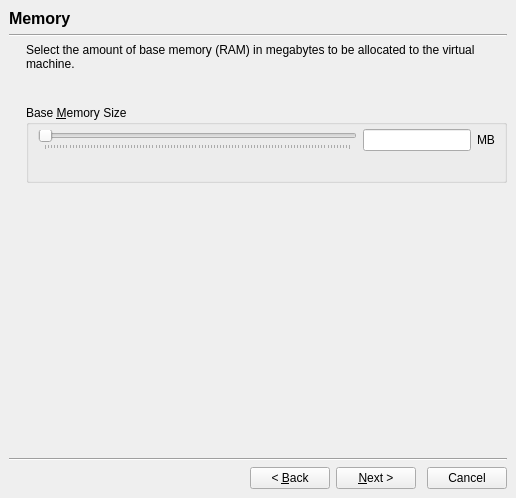
<?xml version="1.0" encoding="UTF-8"?>
<ui version="4.0">
 <comment>
 VBox frontends: Qt4 GUI (&quot;VirtualBox&quot;):

     Copyright (C) 2008 Sun Microsystems, Inc.

     This file is part of VirtualBox Open Source Edition (OSE), as
     available from http://www.virtualbox.org. This file is free software;
     you can redistribute it and/or modify it under the terms of the GNU
     General Public License (GPL) as published by the Free Software
     Foundation, in version 2 as it comes in the "COPYING" file of the
     VirtualBox OSE distribution. VirtualBox OSE is distributed in the
     hope that it will be useful, but WITHOUT ANY WARRANTY of any kind.

     Please contact Sun Microsystems, Inc., 4150 Network Circle, Santa
     Clara, CA 95054 USA or visit http://www.sun.com if you need
     additional information or have any questions.
 </comment>
 <class>VBoxNewVMWzd</class>
 <widget class="QDialog" name="VBoxNewVMWzd">
  <property name="geometry">
   <rect>
    <x>0</x>
    <y>0</y>
    <width>516</width>
    <height>498</height>
   </rect>
  </property>
  <property name="windowTitle">
   <string>Create New Virtual Machine</string>
  </property>
  <layout class="QVBoxLayout">
   <property name="margin">
    <number>0</number>
   </property>
   <item>
    <widget class="QStackedWidget" name="mPageStack">
     <property name="currentIndex">
      <number>2</number>
     </property>
     <widget class="QWidget" name="mPageWelcome">
      <layout class="QVBoxLayout">
       <item>
        <widget class="QLabel" name="mPageWelcomeHdr">
         <property name="font">
          <font>
           <family>Arial</family>
           <pointsize>12</pointsize>
           <weight>75</weight>
           <bold>true</bold>
          </font>
         </property>
         <property name="text">
          <string>Welcome to the New Virtual Machine Wizard!</string>
         </property>
        </widget>
       </item>
       <item>
        <widget class="Line" name="line11">
         <property name="orientation">
          <enum>Qt::Horizontal</enum>
         </property>
        </widget>
       </item>
       <item>
        <layout class="QHBoxLayout">
         <property name="spacing">
          <number>10</number>
         </property>
         <item>
          <widget class="QLabel" name="mLogoWelcome">
           <property name="sizePolicy">
            <sizepolicy hsizetype="Maximum" vsizetype="Minimum">
             <horstretch>0</horstretch>
             <verstretch>0</verstretch>
            </sizepolicy>
           </property>
           <property name="autoFillBackground">
            <bool>true</bool>
           </property>
           <property name="text">
            <string/>
           </property>
           <property name="pixmap">
            <pixmap resource="../VirtualBox1.qrc">:/vmw_new_welcome.png</pixmap>
           </property>
           <property name="alignment">
            <set>Qt::AlignLeading|Qt::AlignLeft|Qt::AlignTop</set>
           </property>
          </widget>
         </item>
         <item>
          <layout class="QVBoxLayout">
           <property name="spacing">
            <number>10</number>
           </property>
           <item>
            <widget class="QILabel" name="mTextWelcome">
             <property name="sizePolicy">
              <sizepolicy hsizetype="Minimum" vsizetype="Minimum">
               <horstretch>0</horstretch>
               <verstretch>0</verstretch>
              </sizepolicy>
             </property>
             <property name="minimumSize">
              <size>
               <width>300</width>
               <height>0</height>
              </size>
             </property>
             <property name="text">
              <string>&lt;p&gt;This wizard will guide you through the steps that are necessary to create a new virtual machine for VirtualBox.&lt;/p&gt;&lt;p&gt;Use the &lt;b&gt;Next&lt;/b&gt; button to go the next page of the wizard and the &lt;b&gt;Back&lt;/b&gt; button to return to the previous page.&lt;/p&gt;</string>
             </property>
             <property name="wordWrap">
              <bool>true</bool>
             </property>
            </widget>
           </item>
           <item>
            <spacer>
             <property name="orientation">
              <enum>Qt::Vertical</enum>
             </property>
             <property name="sizeHint" stdset="0">
              <size>
               <width>0</width>
               <height>0</height>
              </size>
             </property>
            </spacer>
           </item>
          </layout>
         </item>
        </layout>
       </item>
       <item>
        <widget class="Line" name="line12">
         <property name="orientation">
          <enum>Qt::Horizontal</enum>
         </property>
        </widget>
       </item>
       <item>
        <layout class="QHBoxLayout">
         <item>
          <spacer>
           <property name="orientation">
            <enum>Qt::Horizontal</enum>
           </property>
           <property name="sizeHint" stdset="0">
            <size>
             <width>0</width>
             <height>0</height>
            </size>
           </property>
          </spacer>
         </item>
         <item>
          <widget class="QPushButton" name="mBtnBack1">
           <property name="enabled">
            <bool>false</bool>
           </property>
           <property name="text">
            <string>&lt; &amp;Back</string>
           </property>
          </widget>
         </item>
         <item>
          <widget class="QPushButton" name="mBtnNext1">
           <property name="text">
            <string>&amp;Next &gt;</string>
           </property>
          </widget>
         </item>
         <item>
          <spacer>
           <property name="orientation">
            <enum>Qt::Horizontal</enum>
           </property>
           <property name="sizeType">
            <enum>QSizePolicy::Fixed</enum>
           </property>
           <property name="sizeHint" stdset="0">
            <size>
             <width>5</width>
             <height>0</height>
            </size>
           </property>
          </spacer>
         </item>
         <item>
          <widget class="QPushButton" name="mBtnCancel1">
           <property name="text">
            <string>Cancel</string>
           </property>
          </widget>
         </item>
        </layout>
       </item>
      </layout>
     </widget>
     <widget class="QWidget" name="mPageNameAndOS">
      <layout class="QVBoxLayout">
       <item>
        <widget class="QLabel" name="mPageNameAndOSHdr">
         <property name="font">
          <font>
           <family>Arial</family>
           <pointsize>12</pointsize>
           <weight>75</weight>
           <bold>true</bold>
          </font>
         </property>
         <property name="text">
          <string>VM Name and OS Type</string>
         </property>
        </widget>
       </item>
       <item>
        <widget class="Line" name="line21">
         <property name="orientation">
          <enum>Qt::Horizontal</enum>
         </property>
        </widget>
       </item>
       <item>
        <layout class="QHBoxLayout">
         <property name="spacing">
          <number>10</number>
         </property>
         <item>
          <widget class="QLabel" name="mLogoNameAndOS">
           <property name="sizePolicy">
            <sizepolicy hsizetype="Maximum" vsizetype="Minimum">
             <horstretch>0</horstretch>
             <verstretch>0</verstretch>
            </sizepolicy>
           </property>
           <property name="autoFillBackground">
            <bool>true</bool>
           </property>
           <property name="text">
            <string/>
           </property>
           <property name="pixmap">
            <pixmap resource="../VirtualBox1.qrc">:/vmw_new_welcome.png</pixmap>
           </property>
           <property name="alignment">
            <set>Qt::AlignLeading|Qt::AlignLeft|Qt::AlignTop</set>
           </property>
          </widget>
         </item>
         <item>
          <layout class="QVBoxLayout">
           <property name="spacing">
            <number>10</number>
           </property>
           <item>
            <widget class="QILabel" name="mTextNameAndOS">
             <property name="sizePolicy">
              <sizepolicy hsizetype="Minimum" vsizetype="Minimum">
               <horstretch>0</horstretch>
               <verstretch>0</verstretch>
              </sizepolicy>
             </property>
             <property name="minimumSize">
              <size>
               <width>300</width>
               <height>0</height>
              </size>
             </property>
             <property name="text">
              <string>&lt;p&gt;Enter a name for the new virtual machine and select the type of the guest operating system you plan to install onto the virtual machine.&lt;/p&gt;&lt;p&gt;The name of the virtual machine usually indicates its software and hardware configuration. It will be used by all VirtualBox components to identify your virtual machine.&lt;/p&gt;</string>
             </property>
             <property name="wordWrap">
              <bool>true</bool>
             </property>
            </widget>
           </item>
           <item>
            <widget class="QGroupBox" name="gbName">
             <property name="sizePolicy">
              <sizepolicy hsizetype="Expanding" vsizetype="Fixed">
               <horstretch>0</horstretch>
               <verstretch>0</verstretch>
              </sizepolicy>
             </property>
             <property name="title">
              <string>N&amp;ame</string>
             </property>
             <layout class="QHBoxLayout">
              <property name="spacing">
               <number>0</number>
              </property>
              <property name="leftMargin">
               <number>9</number>
              </property>
              <property name="topMargin">
               <number>4</number>
              </property>
              <property name="rightMargin">
               <number>9</number>
              </property>
              <property name="bottomMargin">
               <number>9</number>
              </property>
              <item>
               <widget class="QLineEdit" name="mLeName"/>
              </item>
             </layout>
            </widget>
           </item>
           <item>
            <widget class="QGroupBox" name="gbOSType">
             <property name="sizePolicy">
              <sizepolicy hsizetype="Expanding" vsizetype="Fixed">
               <horstretch>0</horstretch>
               <verstretch>0</verstretch>
              </sizepolicy>
             </property>
             <property name="title">
              <string>OS &amp;Type</string>
             </property>
             <layout class="QHBoxLayout">
              <property name="topMargin">
               <number>4</number>
              </property>
              <item>
               <widget class="VBoxOSTypeSelectorWidget" name="mOSTypeSelector" native="true"/>
              </item>
             </layout>
            </widget>
           </item>
           <item>
            <spacer>
             <property name="orientation">
              <enum>Qt::Vertical</enum>
             </property>
             <property name="sizeHint" stdset="0">
              <size>
               <width>0</width>
               <height>0</height>
              </size>
             </property>
            </spacer>
           </item>
          </layout>
         </item>
        </layout>
       </item>
       <item>
        <widget class="Line" name="line22">
         <property name="orientation">
          <enum>Qt::Horizontal</enum>
         </property>
        </widget>
       </item>
       <item>
        <layout class="QHBoxLayout">
         <item>
          <spacer>
           <property name="orientation">
            <enum>Qt::Horizontal</enum>
           </property>
           <property name="sizeHint" stdset="0">
            <size>
             <width>0</width>
             <height>0</height>
            </size>
           </property>
          </spacer>
         </item>
         <item>
          <widget class="QPushButton" name="mBtnBack2">
           <property name="text">
            <string>&lt; &amp;Back</string>
           </property>
          </widget>
         </item>
         <item>
          <widget class="QPushButton" name="mBtnNext2">
           <property name="text">
            <string>&amp;Next &gt;</string>
           </property>
          </widget>
         </item>
         <item>
          <spacer>
           <property name="orientation">
            <enum>Qt::Horizontal</enum>
           </property>
           <property name="sizeType">
            <enum>QSizePolicy::Fixed</enum>
           </property>
           <property name="sizeHint" stdset="0">
            <size>
             <width>5</width>
             <height>0</height>
            </size>
           </property>
          </spacer>
         </item>
         <item>
          <widget class="QPushButton" name="mBtnCancel2">
           <property name="text">
            <string>Cancel</string>
           </property>
          </widget>
         </item>
        </layout>
       </item>
      </layout>
     </widget>
     <widget class="QWidget" name="mPageMemory">
      <layout class="QVBoxLayout">
       <item>
        <widget class="QLabel" name="mPageMemoryHdr">
         <property name="font">
          <font>
           <family>Arial</family>
           <pointsize>12</pointsize>
           <weight>75</weight>
           <bold>true</bold>
          </font>
         </property>
         <property name="text">
          <string>Memory</string>
         </property>
        </widget>
       </item>
       <item>
        <widget class="Line" name="line31">
         <property name="orientation">
          <enum>Qt::Horizontal</enum>
         </property>
        </widget>
       </item>
       <item>
        <layout class="QHBoxLayout">
         <property name="spacing">
          <number>10</number>
         </property>
         <item>
          <widget class="QLabel" name="mLogoMemory">
           <property name="sizePolicy">
            <sizepolicy hsizetype="Maximum" vsizetype="Minimum">
             <horstretch>0</horstretch>
             <verstretch>0</verstretch>
            </sizepolicy>
           </property>
           <property name="autoFillBackground">
            <bool>true</bool>
           </property>
           <property name="text">
            <string/>
           </property>
           <property name="pixmap">
            <pixmap resource="../VirtualBox1.qrc">:/vmw_new_welcome.png</pixmap>
           </property>
           <property name="alignment">
            <set>Qt::AlignLeading|Qt::AlignLeft|Qt::AlignTop</set>
           </property>
          </widget>
         </item>
         <item>
          <layout class="QVBoxLayout">
           <property name="spacing">
            <number>10</number>
           </property>
           <item>
            <widget class="QILabel" name="mTextMemory">
             <property name="sizePolicy">
              <sizepolicy hsizetype="Minimum" vsizetype="Minimum">
               <horstretch>0</horstretch>
               <verstretch>0</verstretch>
              </sizepolicy>
             </property>
             <property name="minimumSize">
              <size>
               <width>300</width>
               <height>0</height>
              </size>
             </property>
             <property name="text">
              <string>&lt;p&gt;Select the amount of base memory (RAM) in megabytes to be allocated to the virtual machine.&lt;/p&gt;</string>
             </property>
             <property name="wordWrap">
              <bool>true</bool>
             </property>
            </widget>
           </item>
           <item>
            <widget class="QILabel" name="mTextRAMBest">
             <property name="sizePolicy">
              <sizepolicy hsizetype="Minimum" vsizetype="Minimum">
               <horstretch>0</horstretch>
               <verstretch>0</verstretch>
              </sizepolicy>
             </property>
             <property name="minimumSize">
              <size>
               <width>300</width>
               <height>0</height>
              </size>
             </property>
             <property name="text">
              <string/>
             </property>
             <property name="wordWrap">
              <bool>true</bool>
             </property>
            </widget>
           </item>
           <item>
            <widget class="QGroupBox" name="gbMemory">
             <property name="sizePolicy">
              <sizepolicy hsizetype="Expanding" vsizetype="Fixed">
               <horstretch>0</horstretch>
               <verstretch>0</verstretch>
              </sizepolicy>
             </property>
             <property name="title">
              <string>Base &amp;Memory Size</string>
             </property>
             <layout class="QGridLayout">
              <property name="topMargin">
               <number>4</number>
              </property>
              <item row="0" column="0" colspan="3">
               <widget class="VBoxGuestRAMSlider" name="mSlRAM">
                <property name="sizePolicy">
                 <sizepolicy hsizetype="Expanding" vsizetype="Fixed">
                  <horstretch>0</horstretch>
                  <verstretch>0</verstretch>
                 </sizepolicy>
                </property>
                <property name="minimumSize">
                 <size>
                  <width>0</width>
                  <height>0</height>
                 </size>
                </property>
                <property name="orientation">
                 <enum>Qt::Horizontal</enum>
                </property>
                <property name="tickPosition">
                 <enum>QSlider::TicksBelow</enum>
                </property>
               </widget>
              </item>
              <item row="0" column="3">
               <widget class="QILineEdit" name="mLeRAM">
                <property name="sizePolicy">
                 <sizepolicy hsizetype="Preferred" vsizetype="Fixed">
                  <horstretch>0</horstretch>
                  <verstretch>0</verstretch>
                 </sizepolicy>
                </property>
               </widget>
              </item>
              <item row="0" column="4">
               <widget class="QLabel" name="txRAM">
                <property name="sizePolicy">
                 <sizepolicy hsizetype="Fixed" vsizetype="Fixed">
                  <horstretch>0</horstretch>
                  <verstretch>0</verstretch>
                 </sizepolicy>
                </property>
                <property name="text">
                 <string>MB</string>
                </property>
               </widget>
              </item>
              <item row="1" column="0">
               <widget class="QLabel" name="mTxRAMMin">
                <property name="sizePolicy">
                 <sizepolicy hsizetype="Minimum" vsizetype="Preferred">
                  <horstretch>0</horstretch>
                  <verstretch>0</verstretch>
                 </sizepolicy>
                </property>
                <property name="text">
                 <string/>
                </property>
                <property name="alignment">
                 <set>Qt::AlignLeading|Qt::AlignLeft|Qt::AlignTop</set>
                </property>
               </widget>
              </item>
              <item row="1" column="2">
               <widget class="QLabel" name="mTxRAMMax">
                <property name="sizePolicy">
                 <sizepolicy hsizetype="Minimum" vsizetype="Preferred">
                  <horstretch>0</horstretch>
                  <verstretch>0</verstretch>
                 </sizepolicy>
                </property>
                <property name="text">
                 <string/>
                </property>
                <property name="alignment">
                 <set>Qt::AlignRight|Qt::AlignTop|Qt::AlignTrailing</set>
                </property>
               </widget>
              </item>
              <item row="1" column="1">
               <spacer>
                <property name="orientation">
                 <enum>Qt::Horizontal</enum>
                </property>
                <property name="sizeHint" stdset="0">
                 <size>
                  <width>40</width>
                  <height>5</height>
                 </size>
                </property>
               </spacer>
              </item>
             </layout>
            </widget>
           </item>
           <item>
            <spacer>
             <property name="orientation">
              <enum>Qt::Vertical</enum>
             </property>
             <property name="sizeHint" stdset="0">
              <size>
               <width>0</width>
               <height>0</height>
              </size>
             </property>
            </spacer>
           </item>
          </layout>
         </item>
        </layout>
       </item>
       <item>
        <widget class="Line" name="line32">
         <property name="orientation">
          <enum>Qt::Horizontal</enum>
         </property>
        </widget>
       </item>
       <item>
        <layout class="QHBoxLayout">
         <item>
          <spacer>
           <property name="orientation">
            <enum>Qt::Horizontal</enum>
           </property>
           <property name="sizeHint" stdset="0">
            <size>
             <width>0</width>
             <height>0</height>
            </size>
           </property>
          </spacer>
         </item>
         <item>
          <widget class="QPushButton" name="mBtnBack3">
           <property name="text">
            <string>&lt; &amp;Back</string>
           </property>
          </widget>
         </item>
         <item>
          <widget class="QPushButton" name="mBtnNext3">
           <property name="text">
            <string>&amp;Next &gt;</string>
           </property>
          </widget>
         </item>
         <item>
          <spacer>
           <property name="orientation">
            <enum>Qt::Horizontal</enum>
           </property>
           <property name="sizeType">
            <enum>QSizePolicy::Fixed</enum>
           </property>
           <property name="sizeHint" stdset="0">
            <size>
             <width>5</width>
             <height>0</height>
            </size>
           </property>
          </spacer>
         </item>
         <item>
          <widget class="QPushButton" name="mBtnCancel3">
           <property name="text">
            <string>Cancel</string>
           </property>
          </widget>
         </item>
        </layout>
       </item>
      </layout>
     </widget>
     <widget class="QWidget" name="mPageHDD">
      <layout class="QVBoxLayout">
       <item>
        <widget class="QLabel" name="mPageHDDHdr">
         <property name="font">
          <font>
           <family>Arial</family>
           <pointsize>12</pointsize>
           <weight>75</weight>
           <bold>true</bold>
          </font>
         </property>
         <property name="text">
          <string>Virtual Hard Disk</string>
         </property>
        </widget>
       </item>
       <item>
        <widget class="Line" name="line41">
         <property name="orientation">
          <enum>Qt::Horizontal</enum>
         </property>
        </widget>
       </item>
       <item>
        <layout class="QHBoxLayout">
         <property name="spacing">
          <number>10</number>
         </property>
         <item>
          <widget class="QLabel" name="mLogoHDD">
           <property name="sizePolicy">
            <sizepolicy hsizetype="Maximum" vsizetype="Minimum">
             <horstretch>0</horstretch>
             <verstretch>0</verstretch>
            </sizepolicy>
           </property>
           <property name="autoFillBackground">
            <bool>true</bool>
           </property>
           <property name="text">
            <string/>
           </property>
           <property name="pixmap">
            <pixmap resource="../VirtualBox1.qrc">:/vmw_new_welcome.png</pixmap>
           </property>
           <property name="alignment">
            <set>Qt::AlignLeading|Qt::AlignLeft|Qt::AlignTop</set>
           </property>
          </widget>
         </item>
         <item>
          <layout class="QVBoxLayout">
           <property name="spacing">
            <number>10</number>
           </property>
           <item>
            <widget class="QILabel" name="mTextVDI">
             <property name="sizePolicy">
              <sizepolicy hsizetype="Minimum" vsizetype="Minimum">
               <horstretch>0</horstretch>
               <verstretch>0</verstretch>
              </sizepolicy>
             </property>
             <property name="minimumSize">
              <size>
               <width>300</width>
               <height>0</height>
              </size>
             </property>
             <property name="text">
              <string>&lt;p&gt;Select a hard disk image to be used as the boot hard disk of the virtual machine. You can either create a new hard disk using the &lt;b&gt;New&lt;/b&gt; button or select an existing hard disk image from the drop-down list or by pressing the &lt;b&gt;Existing&lt;/b&gt; button (to invoke the Virtual Media Manager dialog).&lt;/p&gt;&lt;p&gt;If you need a more complicated hard disk setup, you can also skip this step and attach hard disks later using the VM Settings dialog.&lt;/p&gt;</string>
             </property>
             <property name="wordWrap">
              <bool>true</bool>
             </property>
            </widget>
           </item>
           <item>
            <widget class="QILabel" name="mTextVDIBest">
             <property name="sizePolicy">
              <sizepolicy hsizetype="Minimum" vsizetype="Minimum">
               <horstretch>0</horstretch>
               <verstretch>0</verstretch>
              </sizepolicy>
             </property>
             <property name="minimumSize">
              <size>
               <width>300</width>
               <height>0</height>
              </size>
             </property>
             <property name="text">
              <string/>
             </property>
             <property name="wordWrap">
              <bool>true</bool>
             </property>
            </widget>
           </item>
           <item>
            <widget class="QGroupBox" name="mGbHDA">
             <property name="sizePolicy">
              <sizepolicy hsizetype="Expanding" vsizetype="Fixed">
               <horstretch>0</horstretch>
               <verstretch>0</verstretch>
              </sizepolicy>
             </property>
             <property name="title">
              <string>Boot Hard &amp;Disk (Primary Master)</string>
             </property>
             <property name="checkable">
              <bool>true</bool>
             </property>
             <layout class="QGridLayout">
              <item row="0" column="0" colspan="3">
               <widget class="QRadioButton" name="mNewVDIRadio">
                <property name="text">
                 <string>&amp;Create new hard disk</string>
                </property>
                <property name="checked">
                 <bool>true</bool>
                </property>
               </widget>
              </item>
              <item row="1" column="0" colspan="3">
               <widget class="QRadioButton" name="mExistRadio">
                <property name="text">
                 <string>&amp;Use existing hard disk</string>
                </property>
               </widget>
              </item>
              <item row="2" column="1">
               <widget class="VBoxMediaComboBox" name="mHDCombo">
                <property name="sizePolicy">
                 <sizepolicy hsizetype="Expanding" vsizetype="Fixed">
                  <horstretch>0</horstretch>
                  <verstretch>0</verstretch>
                 </sizepolicy>
                </property>
               </widget>
              </item>
              <item row="2" column="2">
               <widget class="QToolButton" name="mTbVmm">
                <property name="autoRaise">
                 <bool>true</bool>
                </property>
               </widget>
              </item>
             </layout>
            </widget>
           </item>
           <item>
            <spacer>
             <property name="orientation">
              <enum>Qt::Vertical</enum>
             </property>
             <property name="sizeHint" stdset="0">
              <size>
               <width>0</width>
               <height>0</height>
              </size>
             </property>
            </spacer>
           </item>
          </layout>
         </item>
        </layout>
       </item>
       <item>
        <widget class="Line" name="line42">
         <property name="orientation">
          <enum>Qt::Horizontal</enum>
         </property>
        </widget>
       </item>
       <item>
        <layout class="QHBoxLayout">
         <item>
          <spacer>
           <property name="orientation">
            <enum>Qt::Horizontal</enum>
           </property>
           <property name="sizeHint" stdset="0">
            <size>
             <width>0</width>
             <height>0</height>
            </size>
           </property>
          </spacer>
         </item>
         <item>
          <widget class="QPushButton" name="mBtnBack4">
           <property name="text">
            <string>&lt; &amp;Back</string>
           </property>
          </widget>
         </item>
         <item>
          <widget class="QPushButton" name="mBtnNext4">
           <property name="text">
            <string>&amp;Next &gt;</string>
           </property>
          </widget>
         </item>
         <item>
          <spacer>
           <property name="orientation">
            <enum>Qt::Horizontal</enum>
           </property>
           <property name="sizeType">
            <enum>QSizePolicy::Fixed</enum>
           </property>
           <property name="sizeHint" stdset="0">
            <size>
             <width>5</width>
             <height>0</height>
            </size>
           </property>
          </spacer>
         </item>
         <item>
          <widget class="QPushButton" name="mBtnCancel4">
           <property name="text">
            <string>Cancel</string>
           </property>
          </widget>
         </item>
        </layout>
       </item>
      </layout>
     </widget>
     <widget class="QWidget" name="mPageSummary">
      <layout class="QVBoxLayout">
       <item>
        <widget class="QLabel" name="mPageSummaryHdr">
         <property name="font">
          <font>
           <family>Arial</family>
           <pointsize>12</pointsize>
           <weight>75</weight>
           <bold>true</bold>
          </font>
         </property>
         <property name="text">
          <string>Summary</string>
         </property>
        </widget>
       </item>
       <item>
        <widget class="Line" name="line51">
         <property name="orientation">
          <enum>Qt::Horizontal</enum>
         </property>
        </widget>
       </item>
       <item>
        <layout class="QHBoxLayout">
         <property name="spacing">
          <number>10</number>
         </property>
         <item>
          <widget class="QLabel" name="mLogoSummary">
           <property name="sizePolicy">
            <sizepolicy hsizetype="Maximum" vsizetype="Minimum">
             <horstretch>0</horstretch>
             <verstretch>0</verstretch>
            </sizepolicy>
           </property>
           <property name="autoFillBackground">
            <bool>true</bool>
           </property>
           <property name="text">
            <string/>
           </property>
           <property name="pixmap">
            <pixmap resource="../VirtualBox1.qrc">:/vmw_new_welcome.png</pixmap>
           </property>
           <property name="alignment">
            <set>Qt::AlignLeading|Qt::AlignLeft|Qt::AlignTop</set>
           </property>
          </widget>
         </item>
         <item>
          <layout class="QVBoxLayout">
           <property name="spacing">
            <number>10</number>
           </property>
           <item>
            <widget class="QILabel" name="mTextSummaryHdr">
             <property name="sizePolicy">
              <sizepolicy hsizetype="Minimum" vsizetype="Minimum">
               <horstretch>0</horstretch>
               <verstretch>0</verstretch>
              </sizepolicy>
             </property>
             <property name="minimumSize">
              <size>
               <width>300</width>
               <height>0</height>
              </size>
             </property>
             <property name="text">
              <string>&lt;p&gt;You are going to create a new virtual machine with the following parameters:&lt;/p&gt;</string>
             </property>
             <property name="wordWrap">
              <bool>true</bool>
             </property>
            </widget>
           </item>
           <item>
            <widget class="QITextEdit" name="mTeSummary">
             <property name="sizePolicy">
              <sizepolicy hsizetype="Minimum" vsizetype="Minimum">
               <horstretch>0</horstretch>
               <verstretch>0</verstretch>
              </sizepolicy>
             </property>
             <property name="minimumSize">
              <size>
               <width>300</width>
               <height>0</height>
              </size>
             </property>
             <property name="frameShape">
              <enum>QFrame::NoFrame</enum>
             </property>
             <property name="autoFormatting">
              <set>QTextEdit::AutoAll</set>
             </property>
             <property name="readOnly">
              <bool>true</bool>
             </property>
            </widget>
           </item>
           <item>
            <widget class="QILabel" name="mTextSummaryFtr">
             <property name="sizePolicy">
              <sizepolicy hsizetype="Minimum" vsizetype="Minimum">
               <horstretch>0</horstretch>
               <verstretch>0</verstretch>
              </sizepolicy>
             </property>
             <property name="minimumSize">
              <size>
               <width>300</width>
               <height>0</height>
              </size>
             </property>
             <property name="text">
              <string>&lt;p&gt;If the above is correct press the &lt;b&gt;Finish&lt;/b&gt; button. Once you press it, a new virtual machine will be created. &lt;/p&gt;&lt;p&gt;Note that you can alter these and all other setting of the created virtual machine at any time using the &lt;b&gt;Settings&lt;/b&gt; dialog accessible through the menu of the main window.&lt;/p&gt;</string>
             </property>
             <property name="wordWrap">
              <bool>true</bool>
             </property>
            </widget>
           </item>
           <item>
            <spacer>
             <property name="orientation">
              <enum>Qt::Vertical</enum>
             </property>
             <property name="sizeType">
              <enum>QSizePolicy::Expanding</enum>
             </property>
             <property name="sizeHint" stdset="0">
              <size>
               <width>0</width>
               <height>0</height>
              </size>
             </property>
            </spacer>
           </item>
          </layout>
         </item>
        </layout>
       </item>
       <item>
        <widget class="Line" name="line52">
         <property name="orientation">
          <enum>Qt::Horizontal</enum>
         </property>
        </widget>
       </item>
       <item>
        <layout class="QHBoxLayout">
         <item>
          <spacer>
           <property name="orientation">
            <enum>Qt::Horizontal</enum>
           </property>
           <property name="sizeHint" stdset="0">
            <size>
             <width>0</width>
             <height>0</height>
            </size>
           </property>
          </spacer>
         </item>
         <item>
          <widget class="QPushButton" name="mBtnBack5">
           <property name="text">
            <string>&lt; &amp;Back</string>
           </property>
          </widget>
         </item>
         <item>
          <widget class="QPushButton" name="mBtnFinish">
           <property name="text">
            <string>&amp;Finish</string>
           </property>
          </widget>
         </item>
         <item>
          <spacer>
           <property name="orientation">
            <enum>Qt::Horizontal</enum>
           </property>
           <property name="sizeType">
            <enum>QSizePolicy::Fixed</enum>
           </property>
           <property name="sizeHint" stdset="0">
            <size>
             <width>5</width>
             <height>0</height>
            </size>
           </property>
          </spacer>
         </item>
         <item>
          <widget class="QPushButton" name="mBtnCancel5">
           <property name="text">
            <string>Cancel</string>
           </property>
          </widget>
         </item>
        </layout>
       </item>
      </layout>
     </widget>
    </widget>
   </item>
  </layout>
 </widget>
 <customwidgets>
  <customwidget>
   <class>QILabel</class>
   <extends>QLabel</extends>
   <header>QILabel.h</header>
  </customwidget>
  <customwidget>
   <class>VBoxOSTypeSelectorWidget</class>
   <extends>QWidget</extends>
   <header>VBoxOSTypeSelectorWidget.h</header>
  </customwidget>
  <customwidget>
   <class>VBoxMediaComboBox</class>
   <extends>QComboBox</extends>
   <header>VBoxMediaComboBox.h</header>
  </customwidget>
  <customwidget>
   <class>QITextEdit</class>
   <extends>QTextEdit</extends>
   <header>QIAbstractWizard.h</header>
  </customwidget>
  <customwidget>
   <class>QILineEdit</class>
   <extends>QLineEdit</extends>
   <header>QILineEdit.h</header>
  </customwidget>
  <customwidget>
   <class>QIAdvancedSlider</class>
   <extends>QSlider</extends>
   <header>QIAdvancedSlider.h</header>
  </customwidget>
  <customwidget>
   <class>VBoxGuestRAMSlider</class>
   <extends>QIAdvancedSlider</extends>
   <header>VBoxGuestRAMSlider.h</header>
  </customwidget>
 </customwidgets>
 <tabstops>
  <tabstop>mBtnNext1</tabstop>
  <tabstop>mBtnCancel1</tabstop>
  <tabstop>mLeName</tabstop>
  <tabstop>mOSTypeSelector</tabstop>
  <tabstop>mBtnBack2</tabstop>
  <tabstop>mBtnNext2</tabstop>
  <tabstop>mBtnCancel2</tabstop>
  <tabstop>mSlRAM</tabstop>
  <tabstop>mLeRAM</tabstop>
  <tabstop>mBtnBack3</tabstop>
  <tabstop>mBtnNext3</tabstop>
  <tabstop>mBtnCancel3</tabstop>
  <tabstop>mNewVDIRadio</tabstop>
  <tabstop>mExistRadio</tabstop>
  <tabstop>mHDCombo</tabstop>
  <tabstop>mTbVmm</tabstop>
  <tabstop>mBtnBack4</tabstop>
  <tabstop>mBtnNext4</tabstop>
  <tabstop>mBtnCancel4</tabstop>
  <tabstop>mBtnBack5</tabstop>
  <tabstop>mBtnFinish</tabstop>
  <tabstop>mBtnCancel5</tabstop>
 </tabstops>
 <resources>
  <include location="../VirtualBox1.qrc"/>
 </resources>
 <connections/>
</ui>
